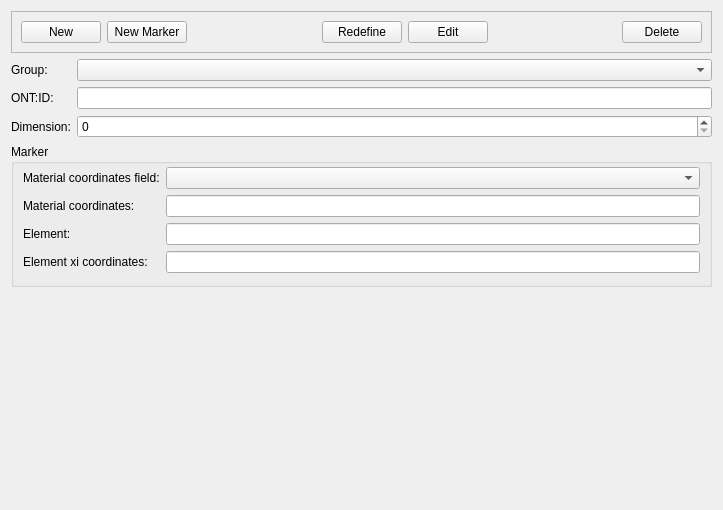
<?xml version="1.0" encoding="UTF-8"?>
<ui version="4.0">
 <class>AnnotationTools</class>
 <widget class="QWidget" name="AnnotationTools">
  <property name="geometry">
   <rect>
    <x>0</x>
    <y>0</y>
    <width>723</width>
    <height>510</height>
   </rect>
  </property>
  <property name="windowTitle">
   <string>Annotation Tools</string>
  </property>
  <layout class="QVBoxLayout" name="verticalLayout">
   <item>
    <widget class="QFrame" name="annotationButton_frame">
     <property name="frameShape">
      <enum>QFrame::StyledPanel</enum>
     </property>
     <property name="frameShadow">
      <enum>QFrame::Raised</enum>
     </property>
     <layout class="QHBoxLayout" name="horizontalLayout">
      <item>
       <widget class="QPushButton" name="annotationGroupNew_pushButton">
        <property name="text">
         <string>New</string>
        </property>
       </widget>
      </item>
      <item>
       <widget class="QPushButton" name="annotationGroupNewMarker_pushButton">
        <property name="text">
         <string>New Marker</string>
        </property>
       </widget>
      </item>
      <item>
       <spacer name="horizontalSpacer">
        <property name="orientation">
         <enum>Qt::Horizontal</enum>
        </property>
        <property name="sizeHint" stdset="0">
         <size>
          <width>40</width>
          <height>20</height>
         </size>
        </property>
       </spacer>
      </item>
      <item>
       <widget class="QPushButton" name="annotationGroupRedefine_pushButton">
        <property name="text">
         <string>Redefine</string>
        </property>
       </widget>
      </item>
      <item>
       <widget class="QPushButton" name="annotationGroupEdit_pushButton">
        <property name="text">
         <string>Edit</string>
        </property>
       </widget>
      </item>
      <item>
       <spacer name="horizontalSpacer_2">
        <property name="orientation">
         <enum>Qt::Horizontal</enum>
        </property>
        <property name="sizeHint" stdset="0">
         <size>
          <width>40</width>
          <height>20</height>
         </size>
        </property>
       </spacer>
      </item>
      <item>
       <widget class="QPushButton" name="annotationGroupDelete_pushButton">
        <property name="text">
         <string>Delete</string>
        </property>
       </widget>
      </item>
     </layout>
    </widget>
   </item>
   <item>
    <widget class="QFrame" name="annotationGroup_frame">
     <property name="frameShape">
      <enum>QFrame::NoFrame</enum>
     </property>
     <layout class="QFormLayout" name="formLayout_2">
      <property name="leftMargin">
       <number>0</number>
      </property>
      <property name="topMargin">
       <number>0</number>
      </property>
      <property name="rightMargin">
       <number>0</number>
      </property>
      <property name="bottomMargin">
       <number>0</number>
      </property>
      <item row="1" column="0">
       <widget class="QLabel" name="annotationGroup_label">
        <property name="text">
         <string>Group:</string>
        </property>
       </widget>
      </item>
      <item row="1" column="1">
       <widget class="QComboBox" name="annotationGroup_comboBox">
        <property name="sizePolicy">
         <sizepolicy hsizetype="MinimumExpanding" vsizetype="Fixed">
          <horstretch>0</horstretch>
          <verstretch>0</verstretch>
         </sizepolicy>
        </property>
        <property name="minimumSize">
         <size>
          <width>180</width>
          <height>0</height>
         </size>
        </property>
        <property name="sizeAdjustPolicy">
         <enum>QComboBox::AdjustToContentsOnFirstShow</enum>
        </property>
        <property name="minimumContentsLength">
         <number>24</number>
        </property>
       </widget>
      </item>
      <item row="2" column="0">
       <widget class="QLabel" name="annotationGroupOntId_label">
        <property name="text">
         <string>ONT:ID:</string>
        </property>
       </widget>
      </item>
      <item row="2" column="1">
       <widget class="QLineEdit" name="annotationGroupOntId_lineEdit"/>
      </item>
      <item row="3" column="0">
       <widget class="QLabel" name="annotationGroupDimension_label">
        <property name="text">
         <string>Dimension:</string>
        </property>
       </widget>
      </item>
      <item row="3" column="1">
       <widget class="QSpinBox" name="annotationGroupDimension_spinBox">
        <property name="minimum">
         <number>0</number>
        </property>
        <property name="maximum">
         <number>3</number>
        </property>
        <property name="value">
         <number>0</number>
        </property>
       </widget>
      </item>
      <item row="4" column="0" colspan="2">
       <widget class="QGroupBox" name="marker_groupBox">
        <property name="enabled">
         <bool>true</bool>
        </property>
        <property name="title">
         <string>Marker</string>
        </property>
        <layout class="QFormLayout" name="formLayout_5">
         <property name="fieldGrowthPolicy">
          <enum>QFormLayout::FieldsStayAtSizeHint</enum>
         </property>
         <property name="horizontalSpacing">
          <number>7</number>
         </property>
         <property name="verticalSpacing">
          <number>7</number>
         </property>
         <property name="topMargin">
          <number>3</number>
         </property>
         <property name="bottomMargin">
          <number>11</number>
         </property>
         <item row="0" column="0" colspan="2">
          <widget class="QFrame" name="marker_frame">
           <property name="frameShape">
            <enum>QFrame::NoFrame</enum>
           </property>
           <layout class="QFormLayout" name="formLayout_4">
            <property name="leftMargin">
             <number>0</number>
            </property>
            <property name="topMargin">
             <number>0</number>
            </property>
            <property name="rightMargin">
             <number>0</number>
            </property>
            <property name="bottomMargin">
             <number>0</number>
            </property>
            <item row="3" column="0">
             <widget class="QLabel" name="markerMaterialCoordinates_label">
              <property name="text">
               <string>Material coordinates:</string>
              </property>
             </widget>
            </item>
            <item row="3" column="1">
             <widget class="QLineEdit" name="markerMaterialCoordinates_lineEdit"/>
            </item>
            <item row="4" column="0">
             <widget class="QLabel" name="markerElement_label">
              <property name="text">
               <string>Element:</string>
              </property>
             </widget>
            </item>
            <item row="4" column="1">
             <widget class="QLineEdit" name="markerElement_lineEdit"/>
            </item>
            <item row="5" column="0">
             <widget class="QLabel" name="markerXiCoordinates_label">
              <property name="text">
               <string>Element xi coordinates:</string>
              </property>
             </widget>
            </item>
            <item row="5" column="1">
             <widget class="QLineEdit" name="markerXiCoordinates_lineEdit"/>
            </item>
            <item row="2" column="0">
             <widget class="QLabel" name="markerMaterialCoordinatesField_label">
              <property name="text">
               <string>Material coordinates field:</string>
              </property>
             </widget>
            </item>
            <item row="2" column="1">
             <widget class="FieldChooserWidget" name="markerMaterialCoordinatesField_fieldChooser"/>
            </item>
           </layout>
          </widget>
         </item>
        </layout>
       </widget>
      </item>
     </layout>
    </widget>
   </item>
   <item>
    <spacer name="verticalSpacer">
     <property name="orientation">
      <enum>Qt::Vertical</enum>
     </property>
     <property name="sizeHint" stdset="0">
      <size>
       <width>20</width>
       <height>129</height>
      </size>
     </property>
    </spacer>
   </item>
  </layout>
 </widget>
 <customwidgets>
  <customwidget>
   <class>FieldChooserWidget</class>
   <extends>QComboBox</extends>
   <header>cmlibs/widgets/fieldchooserwidget.h</header>
  </customwidget>
 </customwidgets>
 <resources/>
 <connections/>
</ui>
